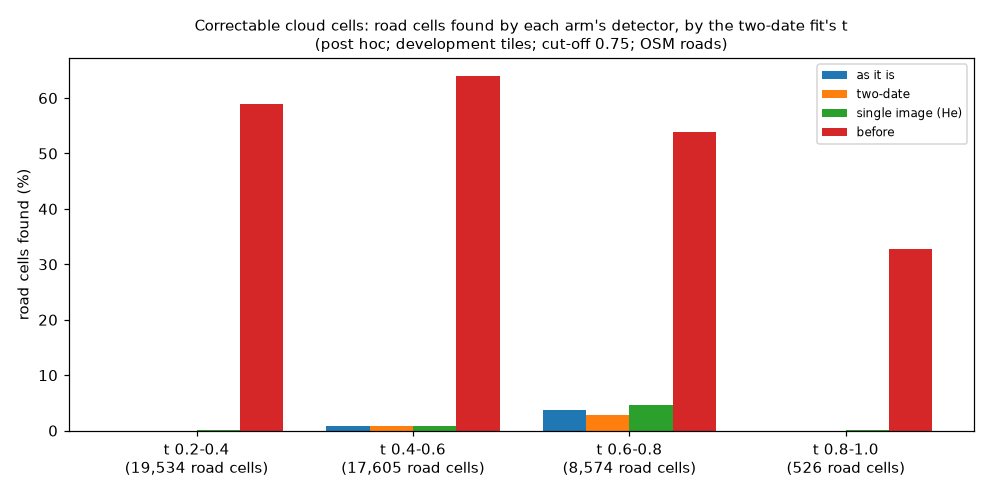

This chart was generated by the following Python code:
"""POST-HOC (not in the test plan; written after the results): where in the cloud gate the after-image detectors find
road cells. Recall of road cells and the weighted share of cells called road, by the two-date fit's transmission t at
the cell centre (t = 1 clear, 0.2 the opaque limit), from run_roadfinding.py's cached out-of-fold probabilities.
Development tiles only. Writes posthoc_tbins.csv and posthoc_tbins.png here."""
import sys
from pathlib import Path

sys.path.append("/Users/jusrogers/Masters/GGS662/ProjectBranch/ClaudeFunctions")
import matplotlib
matplotlib.use("Agg")
import matplotlib.pyplot as plt
import numpy as np
import pandas as pd

from sn8_cloudroads import ARMS, CACHE_DIR, CELL_PX, _cache_key, arm_images, set_aside_roads, tile_layout
from sn8_data import split_tables

OUT = Path(__file__).resolve().parent
df, train, val, test, negative = split_tables(662)
dev = list(train.tile_id) + list(val.tile_id)
del test, negative
road_tiles = set(set_aside_roads().tile_id)
parts = []
for t in dev:
    imgs = arm_images(t)
    lay = tile_layout(t, imgs, keep_road_cells=t in road_tiles)
    lay["t"] = imgs["t"][lay.row * CELL_PX + CELL_PX // 2, lay.col * CELL_PX + CELL_PX // 2]
    parts.append(lay)
cells = pd.concat(parts, ignore_index=True)
z = np.load(CACHE_DIR / f"probs_{_cache_key(True)}_{_cache_key(False)}_{len(cells)}.npz")
key = lambda a: a.replace(" ", "_").replace("(", "").replace(")", "")
m = cells["eval"].to_numpy() & (cells.group == "correctable").to_numpy()
c = cells[m].copy()
bins = [0.2, 0.4, 0.6, 0.8, 1.0001]
c["t bin"] = pd.cut(c.t, bins, right=False, labels=["0.2-0.4", "0.4-0.6", "0.6-0.8", "0.8-1.0"])
rows = []
for a in ARMS:
    called = z[key(a)][m] >= 0.75
    for b, g in c.assign(called=called).groupby("t bin", observed=True):
        road = g.label == 1
        rows.append({"arm": a, "t bin": b, "tiles": g.tile_id.nunique(), "road cells": int(road.sum()),
                     "recall": float(g.called[road].mean()) if road.any() else np.nan,
                     "weighted share called road": float((g.weight * g.called).sum() / g.weight.sum())})
tab = pd.DataFrame(rows)
tab.round(4).to_csv(OUT / "posthoc_tbins.csv", index=False)
print(tab.round(4).to_string())
fig, ax = plt.subplots(figsize=(9, 4.5))
labels = list(c["t bin"].cat.categories)
for k, a in enumerate(ARMS):
    r = tab[tab.arm == a].set_index("t bin").reindex(labels)
    ax.bar(np.arange(len(labels)) + (k - 1.5) * 0.2, 100 * r.recall, 0.2, label=a)
n = tab[tab.arm == ARMS[0]].set_index("t bin").reindex(labels)["road cells"]
ax.set_xticks(range(len(labels)), [f"t {l}\n({int(v):,} road cells)" for l, v in zip(labels, n)])
ax.set_ylabel("road cells found (%)")
ax.set_title("Correctable cloud cells: road cells found by each arm's detector, by the two-date fit's t\n"
             "(post hoc; development tiles; cut-off 0.75; OSM roads)", fontsize=10)
ax.legend(fontsize=8)
plt.tight_layout()
fig.savefig(OUT / "posthoc_tbins.png", dpi=110)
